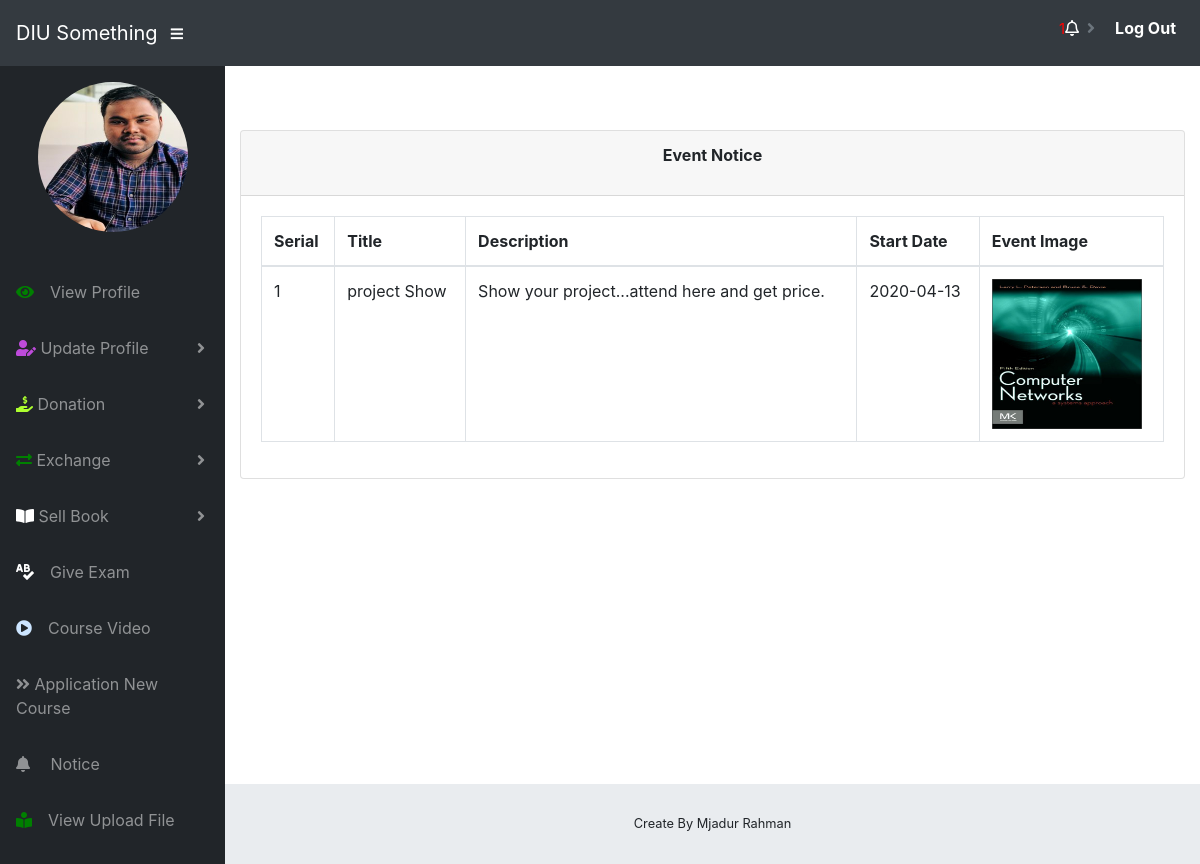
Screenshot of /student/notification.php (signed in) with the database file from the repository.
### tables this page shows
CREATE TABLE `students` (
  `id` int(11) NOT NULL,
  `first_name` varchar(255) NOT NULL,
  `last_name` varchar(255) NOT NULL,
  `username` varchar(255) NOT NULL,
  `depertment` varchar(255) NOT NULL,
  `password` varchar(255) NOT NULL,
  `status` varchar(255) NOT NULL,
  `contact` varchar(255) NOT NULL,
  `address` varchar(255) NOT NULL,
  `dob` date NOT NULL,
  `gender` varchar(255) NOT NULL,
  `fathername` varchar(255) NOT NULL,
  `mothername` varchar(255) NOT NULL,
  `fatherphone` varchar(255) NOT NULL,
  `motherphone` varchar(255) NOT NULL,
  `image` varchar(255) NOT NULL
);

CREATE TABLE `event` (
  `id` int(11) NOT NULL,
  `depertment` varchar(255) NOT NULL,
  `event_title` varchar(255) NOT NULL,
  `event_desc` varchar(255) NOT NULL,
  `start_date` date NOT NULL,
  `image` varchar(255) NOT NULL,
  `notify` int(11) NOT NULL
);

### php/students.php (called while the page is built, shortened)
<?php
function getUserDataByUserId($id) {
    global $connect;
	$sql = "SELECT * FROM students WHERE id = $id";
	$query = $connect->query($sql);
	$result = $query->fetch_assoc();
	return $result;
}

### student/notification.php (the view)
<?php include "mastering/header.php"?>
<body id="page-top">
<?php include "mastering/nav.php"?>
<div id="wrapper">
    <?php include "mastering/side_bar.php"?>
    <div id="content-wrapper">
        <div class="container">
            <div class="row">
                <div class="col-md-12 mx-auto mt-5 mb-5">
                    <div class="card">
                        <div class="card-header">
                            <p class="text-center font-weight-bold">Event Notice</p>
                            <?php
                            $depertment = $userdata['depertment'];
                            $sql = "SELECT * FROM event WHERE depertment = '$depertment'";
                            $fetchs = mysqli_query($connect, $sql);
                            ?>
                        </div>
                        <div class="card-body">
                            <div class="table-responsive">
                                <table class="table table-bordered" id="myTable" width="100%" cellspacing="0">
                                    <thead>
                                    <tr>
                                        <th>Serial</th>
                                        <th>Title</th>
                                        <th>Description</th>
                                        <th>Start Date</th>
                                        <th>Event Image</th>
                                    </tr>
                                    </thead>
                                    <?php $i =1; while ($row = $fetchs->fetch_assoc()) {?>
                                        <tbody>
                                        <tr>
                                            <td><?php echo $i++; ?></td>
                                            <td><?php echo $row['event_title']; ?></td>
                                            <td><?php echo $row['event_desc']; ?></td>
                                            <td><?php echo $row['start_date']; ?></td>
                                            <td><img src="../images/<?php echo $row['image']; ?>" style="height: 150px; width: 150px"></td>
                                        </tr>
                                        </tbody>
                                    <?php }?>
                                </table>
                            </div>
                        </div>
                    </div>
                </div>
            </div>
            <?php include "mastering/footer.php" ?>
        </div>
    </div>
    <?php include "mastering/script.php"?>

### student/mastering/side_bar.php (shortened to what this page needs)
<ul class="sidebar navbar-nav">
    <li class="nav-item active">
        <a class="nav-link" href="">
            <span> <p class="text-center"><img class="img-fluid" src="../images/<?php echo $userdata['image'] ?>" title="<?php echo $userdata['first_name']?>" alt="card image" style="height: 150px; width: 150px; border-radius: 67%"></p></span>
        </a>
    </li>
    <li class="nav-item">
        <a href="student_dasboard.php" class="nav-link card-symbol"><span class="card_view"><i class="fas fa-eye" style="color: green;"></i><span class="ml-3">View Profile</span></span></a>
    </li>
    <li class="nav-item dropdown">
        <a class="nav-link dropdown-toggle" href="#" id="pagesDropdown" role="button" data-toggle="dropdown" aria-haspopup="true" aria-expanded="false">
            <i class="fas fa-user-edit" style="color: #BE4BDB"></i>
            <span>Update Profile</span>
        </a>
    </li>
    <li class="nav-item dropdown">
        <a class="nav-link dropdown-toggle" href="#" id="pagesDropdown" role="button" data-toggle="dropdown" aria-haspopup="true" aria-expanded="false">
            <i class="fas fa-hand-holding-usd" style="color: greenyellow"></i>
            <span>Donation</span>
        </a>
    </li>
    <li class="nav-item dropdown">
        <a class="nav-link dropdown-toggle" href="#" id="pagesDropdown" role="button" data-toggle="dropdown" aria-haspopup="true" aria-expanded="false">
            <i class="fas fa-exchange-alt" style="color: green;"></i>
            <span>Exchange</span>
        </a>
    </li>
    <li class="nav-item dropdown">
        <a class="nav-link dropdown-toggle" href="#" id="pagesDropdown" role="button" data-toggle="dropdown" aria-haspopup="true" aria-expanded="false">
            <i class="fas fa-book-open" style="color: white"></i>
            <span>Sell Book</span>
        </a>
    </li>
    <li class="nav-item">
        <a href="exam/index.php" target="_blank" class="nav-link card-symbol"><i class="fas fa-spell-check" style="color:  white"></i><span class="card_view"><span class="ml-3">Give Exam</span></span></a>
    </li>
    <li class="nav-item">
        <a href="course_video.php" class="nav-link card-symbol"><i class="fas fa-play-circle" style="color: #cce5ff;"></i><span class="card_view"><span class="ml-3">Course Video</span></span></a>
    </li>
    <li class="nav-item">
        <a href="send_request.php" class="nav-link card-symbol"><i class="fas fa-angle-double-right"></i><span class="card_view"><span> Application New Course</span></span></a>
    </li>
    <li class="nav-item">
        <a href="notice.php" class="nav-link card-symbol"><i class="fas fa-bell"></i><span class="card_view"><span class="ml-3"> Notice</span></span></a>
    </li>
    <li class="nav-item">
        <a href="view.php" class="nav-link card-symbol"><i class="fas fa-book-reader" style="color: green"></i><span class="card_view"><span class="ml-3">View Upload File</span></span></a>
    </li>
</ul>

### rows the page displays
students: image (picture)
event: event_title "project Show", event_desc "Show your project...attend here and get price.", start_date "2020-04-13", image (picture)

### other values shown
$count "1"
